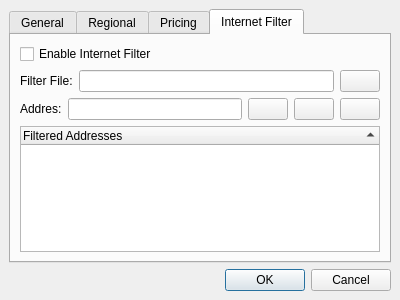
<ui version="4.0" >
 <class>SettingsWindow</class>
 <widget class="QDialog" name="SettingsWindow" >
  <property name="geometry" >
   <rect>
    <x>0</x>
    <y>0</y>
    <width>400</width>
    <height>300</height>
   </rect>
  </property>
  <property name="windowTitle" >
   <string>PyKafe Settings</string>
  </property>
  <property name="windowIcon" >
   <iconset>../../data/icons/pyKafe.png</iconset>
  </property>
  <layout class="QGridLayout" >
   <property name="margin" >
    <number>9</number>
   </property>
   <property name="spacing" >
    <number>6</number>
   </property>
   <item row="0" column="0" >
    <widget class="QTabWidget" name="tabWidget" >
     <property name="currentIndex" >
      <number>3</number>
     </property>
     <widget class="QWidget" name="tab" >
      <attribute name="title" >
       <string>General</string>
      </attribute>
      <layout class="QGridLayout" >
       <property name="margin" >
        <number>9</number>
       </property>
       <property name="spacing" >
        <number>6</number>
       </property>
       <item row="1" column="0" >
        <widget class="QCheckBox" name="checkBox_2" >
         <property name="text" >
          <string>Ask password when opening</string>
         </property>
        </widget>
       </item>
       <item row="0" column="2" >
        <spacer>
         <property name="orientation" >
          <enum>Qt::Horizontal</enum>
         </property>
         <property name="sizeHint" >
          <size>
           <width>40</width>
           <height>20</height>
          </size>
         </property>
        </spacer>
       </item>
       <item row="2" column="1" >
        <spacer>
         <property name="orientation" >
          <enum>Qt::Vertical</enum>
         </property>
         <property name="sizeHint" >
          <size>
           <width>20</width>
           <height>40</height>
          </size>
         </property>
        </spacer>
       </item>
       <item row="0" column="0" >
        <widget class="QCheckBox" name="checkBox" >
         <property name="text" >
          <string>Tray Icon</string>
         </property>
        </widget>
       </item>
      </layout>
     </widget>
     <widget class="QWidget" name="tab_2" >
      <attribute name="title" >
       <string>Regional</string>
      </attribute>
      <layout class="QGridLayout" >
       <property name="margin" >
        <number>9</number>
       </property>
       <property name="spacing" >
        <number>6</number>
       </property>
       <item row="2" column="2" >
        <spacer>
         <property name="orientation" >
          <enum>Qt::Horizontal</enum>
         </property>
         <property name="sizeHint" >
          <size>
           <width>21</width>
           <height>20</height>
          </size>
         </property>
        </spacer>
       </item>
       <item row="4" column="1" >
        <spacer>
         <property name="orientation" >
          <enum>Qt::Vertical</enum>
         </property>
         <property name="sizeHint" >
          <size>
           <width>20</width>
           <height>20</height>
          </size>
         </property>
        </spacer>
       </item>
       <item row="3" column="1" >
        <widget class="QLineEdit" name="lineEdit_4" />
       </item>
       <item row="2" column="1" >
        <widget class="QLineEdit" name="lineEdit_3" />
       </item>
       <item row="1" column="1" >
        <widget class="QLineEdit" name="lineEdit_2" />
       </item>
       <item row="0" column="1" >
        <widget class="QLineEdit" name="lineEdit" />
       </item>
       <item row="3" column="0" >
        <widget class="QLabel" name="label_4" >
         <property name="text" >
          <string>Decimals Seperator:</string>
         </property>
        </widget>
       </item>
       <item row="2" column="0" >
        <widget class="QLabel" name="label_3" >
         <property name="text" >
          <string>Thousands seperator:</string>
         </property>
        </widget>
       </item>
       <item row="0" column="0" >
        <widget class="QLabel" name="label" >
         <property name="text" >
          <string>Currency prefix:</string>
         </property>
        </widget>
       </item>
       <item row="1" column="0" >
        <widget class="QLabel" name="label_2" >
         <property name="text" >
          <string>Currency suffix:</string>
         </property>
        </widget>
       </item>
      </layout>
     </widget>
     <widget class="QWidget" name="tab_3" >
      <attribute name="title" >
       <string>Pricing</string>
      </attribute>
      <layout class="QGridLayout" >
       <property name="margin" >
        <number>9</number>
       </property>
       <property name="spacing" >
        <number>6</number>
       </property>
       <item row="0" column="0" >
        <widget class="QLabel" name="label_5" >
         <property name="text" >
          <string>Fixed price for first 30 minutes:</string>
         </property>
        </widget>
       </item>
       <item row="1" column="0" >
        <widget class="QLabel" name="label_6" >
         <property name="text" >
          <string>Price for one hour:</string>
         </property>
        </widget>
       </item>
       <item row="1" column="1" >
        <widget class="QSpinBox" name="spinBox_2" />
       </item>
       <item row="0" column="1" >
        <widget class="QSpinBox" name="spinBox" />
       </item>
       <item row="1" column="2" >
        <spacer>
         <property name="orientation" >
          <enum>Qt::Horizontal</enum>
         </property>
         <property name="sizeHint" >
          <size>
           <width>40</width>
           <height>20</height>
          </size>
         </property>
        </spacer>
       </item>
       <item row="2" column="0" >
        <spacer>
         <property name="orientation" >
          <enum>Qt::Vertical</enum>
         </property>
         <property name="sizeHint" >
          <size>
           <width>20</width>
           <height>40</height>
          </size>
         </property>
        </spacer>
       </item>
      </layout>
     </widget>
     <widget class="QWidget" name="tab_4" >
      <attribute name="title" >
       <string>Internet Filter</string>
      </attribute>
      <layout class="QGridLayout" >
       <property name="margin" >
        <number>9</number>
       </property>
       <property name="spacing" >
        <number>6</number>
       </property>
       <item row="1" column="0" >
        <layout class="QHBoxLayout" >
         <property name="margin" >
          <number>0</number>
         </property>
         <property name="spacing" >
          <number>6</number>
         </property>
         <item>
          <widget class="QLabel" name="label_8" >
           <property name="sizePolicy" >
            <sizepolicy>
             <hsizetype>0</hsizetype>
             <vsizetype>5</vsizetype>
             <horstretch>0</horstretch>
             <verstretch>0</verstretch>
            </sizepolicy>
           </property>
           <property name="text" >
            <string>Filter File:</string>
           </property>
          </widget>
         </item>
         <item>
          <widget class="QLineEdit" name="filter_file" >
           <property name="sizePolicy" >
            <sizepolicy>
             <hsizetype>5</hsizetype>
             <vsizetype>0</vsizetype>
             <horstretch>0</horstretch>
             <verstretch>0</verstretch>
            </sizepolicy>
           </property>
           <property name="readOnly" >
            <bool>true</bool>
           </property>
          </widget>
         </item>
         <item>
          <widget class="QPushButton" name="filter_browse" >
           <property name="sizePolicy" >
            <sizepolicy>
             <hsizetype>0</hsizetype>
             <vsizetype>1</vsizetype>
             <horstretch>0</horstretch>
             <verstretch>0</verstretch>
            </sizepolicy>
           </property>
           <property name="toolTip" >
            <string>Browse</string>
           </property>
           <property name="text" >
            <string/>
           </property>
           <property name="icon" >
            <iconset>../../data/icons/fileopen.png</iconset>
           </property>
          </widget>
         </item>
        </layout>
       </item>
       <item row="2" column="0" >
        <layout class="QHBoxLayout" >
         <property name="margin" >
          <number>0</number>
         </property>
         <property name="spacing" >
          <number>6</number>
         </property>
         <item>
          <widget class="QLabel" name="label_7" >
           <property name="sizePolicy" >
            <sizepolicy>
             <hsizetype>0</hsizetype>
             <vsizetype>5</vsizetype>
             <horstretch>0</horstretch>
             <verstretch>0</verstretch>
            </sizepolicy>
           </property>
           <property name="text" >
            <string>Addres:</string>
           </property>
          </widget>
         </item>
         <item>
          <widget class="QLineEdit" name="filter_address" />
         </item>
         <item>
          <widget class="QPushButton" name="filter_add" >
           <property name="sizePolicy" >
            <sizepolicy>
             <hsizetype>0</hsizetype>
             <vsizetype>1</vsizetype>
             <horstretch>0</horstretch>
             <verstretch>0</verstretch>
            </sizepolicy>
           </property>
           <property name="toolTip" >
            <string>Add</string>
           </property>
           <property name="text" >
            <string/>
           </property>
           <property name="icon" >
            <iconset>../../data/icons/edit_add.png</iconset>
           </property>
          </widget>
         </item>
         <item>
          <widget class="QPushButton" name="filter_delete" >
           <property name="sizePolicy" >
            <sizepolicy>
             <hsizetype>0</hsizetype>
             <vsizetype>0</vsizetype>
             <horstretch>0</horstretch>
             <verstretch>0</verstretch>
            </sizepolicy>
           </property>
           <property name="toolTip" >
            <string>Delete</string>
           </property>
           <property name="text" >
            <string/>
           </property>
           <property name="icon" >
            <iconset>../../data/icons/edit_remove.png</iconset>
           </property>
          </widget>
         </item>
         <item>
          <widget class="QPushButton" name="filter_update" >
           <property name="sizePolicy" >
            <sizepolicy>
             <hsizetype>0</hsizetype>
             <vsizetype>0</vsizetype>
             <horstretch>0</horstretch>
             <verstretch>0</verstretch>
            </sizepolicy>
           </property>
           <property name="text" >
            <string/>
           </property>
           <property name="icon" >
            <iconset>../../data/icons/reload.png</iconset>
           </property>
          </widget>
         </item>
        </layout>
       </item>
       <item row="3" column="0" >
        <widget class="QTreeWidget" name="filter_treeWidget" >
         <property name="rootIsDecorated" >
          <bool>false</bool>
         </property>
         <property name="itemsExpandable" >
          <bool>false</bool>
         </property>
         <property name="sortingEnabled" >
          <bool>true</bool>
         </property>
         <column>
          <property name="text" >
           <string>Filtered Addresses</string>
          </property>
         </column>
        </widget>
       </item>
       <item row="0" column="0" >
        <widget class="QCheckBox" name="filter_enable" >
         <property name="text" >
          <string>Enable Internet Filter</string>
         </property>
        </widget>
       </item>
      </layout>
     </widget>
    </widget>
   </item>
   <item row="1" column="0" >
    <widget class="QDialogButtonBox" name="buttonBox" >
     <property name="orientation" >
      <enum>Qt::Horizontal</enum>
     </property>
     <property name="standardButtons" >
      <set>QDialogButtonBox::Cancel|QDialogButtonBox::NoButton|QDialogButtonBox::Ok</set>
     </property>
    </widget>
   </item>
  </layout>
 </widget>
 <resources/>
 <connections>
  <connection>
   <sender>buttonBox</sender>
   <signal>accepted()</signal>
   <receiver>SettingsWindow</receiver>
   <slot>close()</slot>
   <hints>
    <hint type="sourcelabel" >
     <x>248</x>
     <y>254</y>
    </hint>
    <hint type="destinationlabel" >
     <x>157</x>
     <y>274</y>
    </hint>
   </hints>
  </connection>
  <connection>
   <sender>buttonBox</sender>
   <signal>rejected()</signal>
   <receiver>SettingsWindow</receiver>
   <slot>close()</slot>
   <hints>
    <hint type="sourcelabel" >
     <x>316</x>
     <y>260</y>
    </hint>
    <hint type="destinationlabel" >
     <x>286</x>
     <y>274</y>
    </hint>
   </hints>
  </connection>
  <connection>
   <sender>filter_add</sender>
   <signal>clicked()</signal>
   <receiver>SettingsWindow</receiver>
   <slot>close()</slot>
   <hints>
    <hint type="sourcelabel" >
     <x>292</x>
     <y>83</y>
    </hint>
    <hint type="destinationlabel" >
     <x>199</x>
     <y>149</y>
    </hint>
   </hints>
  </connection>
  <connection>
   <sender>filter_delete</sender>
   <signal>clicked()</signal>
   <receiver>SettingsWindow</receiver>
   <slot>close()</slot>
   <hints>
    <hint type="sourcelabel" >
     <x>328</x>
     <y>83</y>
    </hint>
    <hint type="destinationlabel" >
     <x>199</x>
     <y>149</y>
    </hint>
   </hints>
  </connection>
  <connection>
   <sender>filter_update</sender>
   <signal>clicked()</signal>
   <receiver>SettingsWindow</receiver>
   <slot>close()</slot>
   <hints>
    <hint type="sourcelabel" >
     <x>364</x>
     <y>83</y>
    </hint>
    <hint type="destinationlabel" >
     <x>199</x>
     <y>149</y>
    </hint>
   </hints>
  </connection>
  <connection>
   <sender>filter_treeWidget</sender>
   <signal>currentItemChanged(QTreeWidgetItem*,QTreeWidgetItem*)</signal>
   <receiver>SettingsWindow</receiver>
   <slot>close()</slot>
   <hints>
    <hint type="sourcelabel" >
     <x>199</x>
     <y>174</y>
    </hint>
    <hint type="destinationlabel" >
     <x>199</x>
     <y>149</y>
    </hint>
   </hints>
  </connection>
  <connection>
   <sender>filter_enable</sender>
   <signal>stateChanged(int)</signal>
   <receiver>SettingsWindow</receiver>
   <slot>close()</slot>
   <hints>
    <hint type="sourcelabel" >
     <x>199</x>
     <y>53</y>
    </hint>
    <hint type="destinationlabel" >
     <x>199</x>
     <y>149</y>
    </hint>
   </hints>
  </connection>
  <connection>
   <sender>filter_browse</sender>
   <signal>clicked()</signal>
   <receiver>SettingsWindow</receiver>
   <slot>close()</slot>
   <hints>
    <hint type="sourcelabel" >
     <x>363</x>
     <y>84</y>
    </hint>
    <hint type="destinationlabel" >
     <x>199</x>
     <y>149</y>
    </hint>
   </hints>
  </connection>
 </connections>
</ui>
